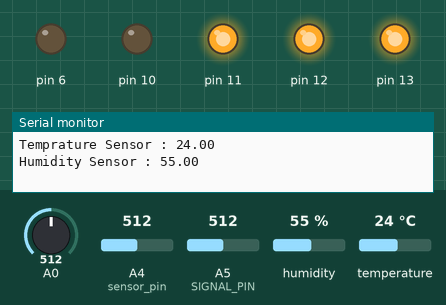
This sketch was run on a simulated Arduino Uno, built with avr-gcc and run on an emulated ATmega328P. On the bench: output pins drawn as LEDs (lit = HIGH), the last lines printed to the serial monitor. The test bench sets the inputs (shaded band); at power-on: A0 = 512, A4 (sensor_pin) = 512, A5 (SIGNAL_PIN) = 512, humidity 55 %, temperature 24 °C. Pins used as bus, display or sensor lines are not drawn.

Above: at 3.9 s.
4.0 s: A0 set to 589
12.5 s: A0 set to 609
At 15.6 s:
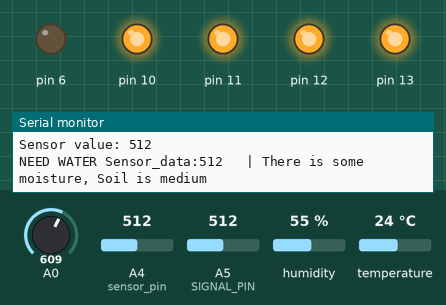
16.5 s: A0 set to 306
At 18.2 s:
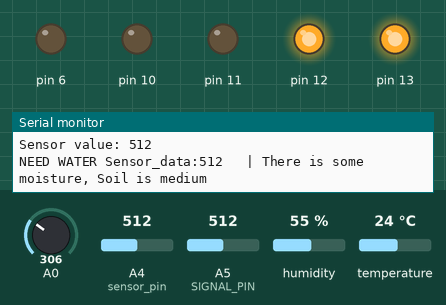
20.5 s: A0 set to 208
24.5 s: A0 set to 184
At 28.3 s:
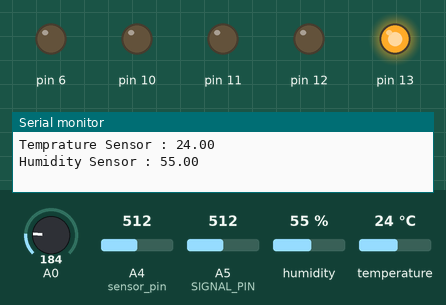
28.6 s: A4 (sensor_pin) set to 406
32.6 s: A4 (sensor_pin) set to 389
Timing chart, 0 to 35.6 s (numbered marks = the images above; inputs shaded):
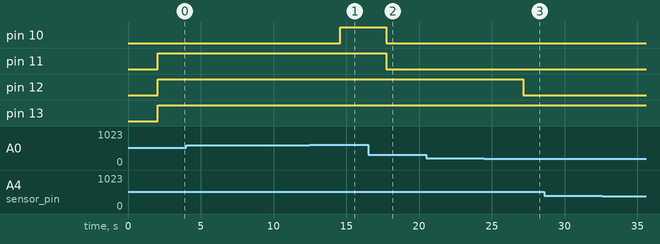

The sketch:

sketch_mar06a.ino
```cpp
#include<DHT.h>
#define POWER_PIN  7
#define SIGNAL_PIN A5
int value = 0;
DHT dht11(9,DHT11);
int moisture = 0;
int sensor_pin = A4;
void setup() {
  pinMode(9,INPUT);
  Serial.begin(9600);
  pinMode(POWER_PIN, OUTPUT);   // configure D7 pin as an OUTPUT
  digitalWrite(POWER_PIN, LOW);
  pinMode(A0, INPUT);
   pinMode(6, OUTPUT);
   pinMode(9, OUTPUT);
  pinMode(10, OUTPUT);
  pinMode(11, OUTPUT);
  pinMode(12, OUTPUT);
  pinMode(13, OUTPUT);
  // put your setup code here, to
  pinMode(sensor_pin, INPUT);
}

void loop() {

  Serial.print("Temprature Sensor : ");
  Serial.println(dht11.readTemperature());
  Serial.print("Humidity Sensor : ");
  Serial.println(dht11.readHumidity());
  delay(1000);
  digitalWrite(POWER_PIN, HIGH);  // turn the sensor ON
  delay(10);                      // wait 10 milliseconds
  value = analogRead(SIGNAL_PIN); // read the analog value from sensor
  digitalWrite(POWER_PIN, LOW);   // turn the sensor OFF

  Serial.print("Sensor value: ");
  Serial.println(value);

  delay(1000);
  moisture = analogRead(A0);
    digitalWrite(6, LOW);
  digitalWrite(9, LOW);
  digitalWrite(10, LOW);
  digitalWrite(11, LOW);
  digitalWrite(12, LOW);
  digitalWrite(13, LOW);
  if (moisture < 200) {
    digitalWrite(13, HIGH);
  } else {
    if (moisture < 400) {
      digitalWrite(13, HIGH);
      digitalWrite(12, HIGH);
    } else {
      if (moisture < 600) {
        digitalWrite(13, HIGH);
        digitalWrite(12, HIGH);
        digitalWrite(11, HIGH);
      } else {
        if (moisture < 800) {
          digitalWrite(13, HIGH);
          digitalWrite(12, HIGH);
          digitalWrite(11, HIGH);
          digitalWrite(10, HIGH);
        }
        else {
          digitalWrite(13, HIGH);
          digitalWrite(12, HIGH);
          digitalWrite(11, HIGH);
          digitalWrite(10, HIGH);
          digitalWrite(9, HIGH);
          digitalWrite(6, HIGH);
        }
      }
    }
  }
  delay(100); // Wait for 100 millisecond(s)
  // put your main code here, to run repeatedly:
 int sensor_data = analogRead(sensor_pin);
  Serial.print("NEED WATER Sensor_data:");
  Serial.print(sensor_data);
  Serial.print("\t | ");
    if((sensor_data>=1700)&&(sensor_data<=1800)){


     digitalWrite(13,HIGH);
   delay(100);
   digitalWrite(13,LOW);
   delay(100);
   digitalWrite(9,HIGH);
   delay(100);
   digitalWrite(9,LOW);
   delay(100);
   digitalWrite(10,HIGH);
   delay(100);
   digitalWrite(10,LOW);
   delay(100);
    Serial.print("NEED WATER");
    }

  if(sensor_data > 950)
  {
    Serial.println("No moisture, Soil is dry");
  }
  else if(sensor_data >= 400 && sensor_data <= 950)
  {
    Serial.println("There is some moisture, Soil is medium");
  }
  else if(sensor_data < 400)
  {
    Serial.println("Soil is wet");

  }

  delay(1000);
}
```

Measured:
- the behaviour switches between 599 and 600 on A0 (found by bisection; images 0 and 1)
- the behaviour switches between 200 and 199 on A0 (found by bisection; images 2 and 3)
- after the input at 12.5 s, pin 10: LOW → HIGH after 2.1 s
- after the input at 16.5 s, pin 10, pin 11: HIGH → LOW after 1.2 s
- after the input at 24.5 s, pin 12: HIGH → LOW after 2.7 s
